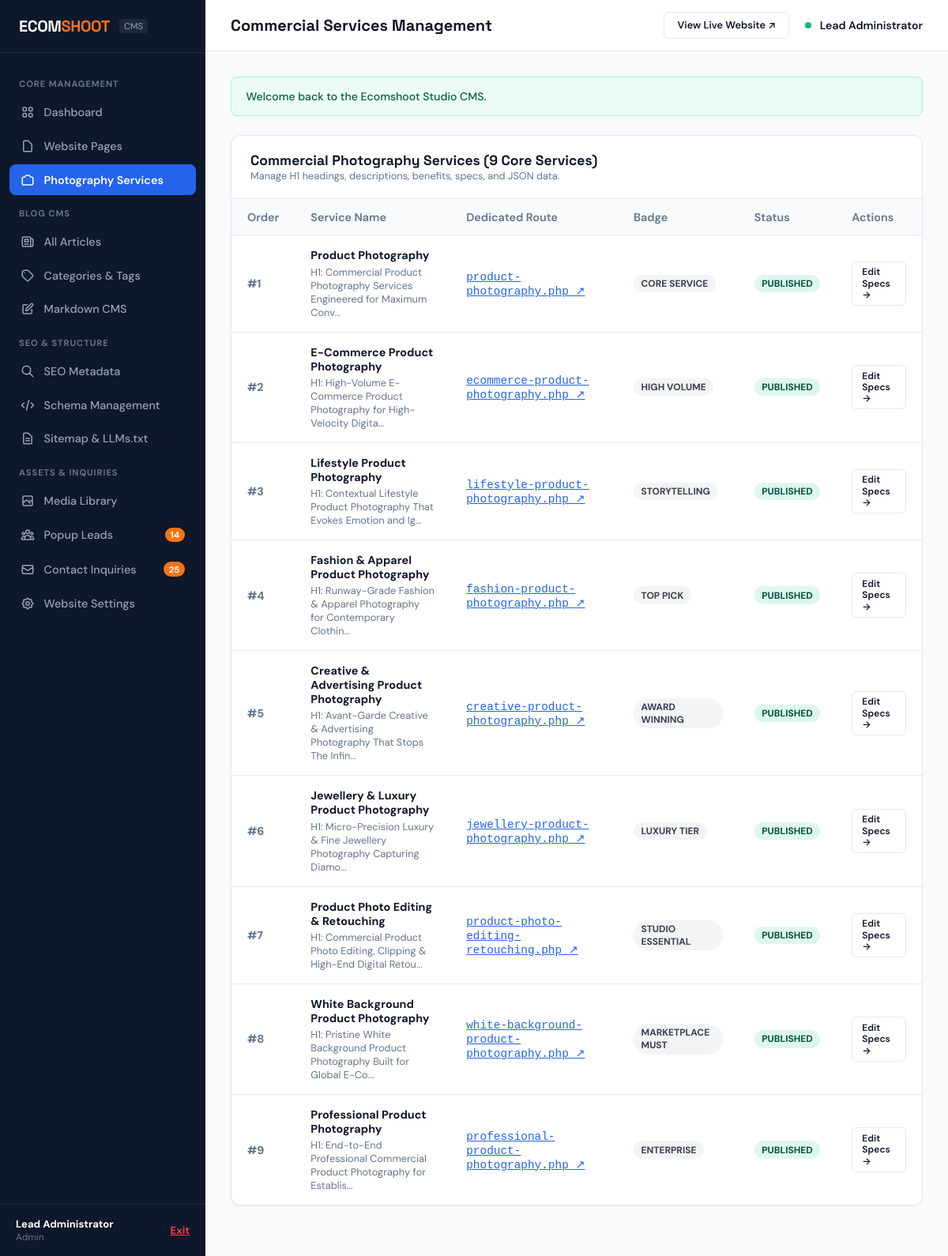
/admin/services (signed in), run on the app's committed database.
### tables this page shows
CREATE TABLE `services` (
  `id` INT AUTO_INCREMENT PRIMARY KEY,
  `title` VARCHAR(200) NOT NULL,
  `slug` VARCHAR(100) NOT NULL UNIQUE,
  `file_name` VARCHAR(100) NOT NULL,
  `h1_heading` VARCHAR(255) NOT NULL,
  `short_description` TEXT NOT NULL,
  `introduction` LONGTEXT NOT NULL,
  `benefits_json` LONGTEXT NULL,
  `features_json` LONGTEXT NULL,
  `industries_json` LONGTEXT NULL,
  `process_json` LONGTEXT NULL,
  `faqs_json` LONGTEXT NULL,
  `related_slugs` VARCHAR(255) NULL,
  `featured_image` VARCHAR(255) NULL,
  `badge` VARCHAR(50) DEFAULT 'Popular',
  `display_order` INT DEFAULT 0,
  `status` ENUM('published', 'draft') DEFAULT 'published',
  `created_at` TIMESTAMP DEFAULT CURRENT_TIMESTAMP,
  `updated_at` TIMESTAMP DEFAULT CURRENT_TIMESTAMP ON UPDATE CURRENT_TIMESTAMP
);

### config/config.php (called while the page is built, shortened)
<?php
function e(?string $string): string {
    return htmlspecialchars($string ?? '', ENT_QUOTES, 'UTF-8');
}
function url(string $path = ''): string {
    $cleanPath = ltrim($path, '/');
    $cleanPath = preg_replace('/\.php$/i', '', $cleanPath);
    return BASE_URL . ($cleanPath ? '/' . $cleanPath : '');
}

### admin/services.php (the view, shortened to what this page needs)
<?php
require_once __DIR__ . '/../config/config.php';
require_once __DIR__ . '/includes/header.php';
$db = Database::getInstance()->getConnection();
$services = $db->query("SELECT * FROM services ORDER BY display_order ASC")->fetchAll(PDO::FETCH_ASSOC);
?>
<div class="admin-card">
  <div class="admin-card-header">
    <div>
      <div class="admin-card-title">Commercial Photography Services (9 Core Services)</div>
      <div style="font-size: 0.8rem; color: var(--admin-text-muted);">Manage H1 headings, descriptions, benefits, specs, and JSON data.</div>
    </div>
  </div>
  <div class="admin-card-body" style="padding: 0;">
    <table class="admin-table">
      <thead>
        <tr>
          <th>Order</th>
          <th>Service Name</th>
          <th>Dedicated Route</th>
          <th>Badge</th>
          <th>Status</th>
          <th>Actions</th>
        </tr>
      </thead>
      <tbody>
        <?php foreach ($services as $s): ?>
          <tr>
            <td style="font-weight: 700; color: var(--admin-text-muted); width: 60px;">#<?= e($s['display_order']) ?></td>
            <td style="font-weight: 700;">
              <?= e($s['title']) ?>
              <div style="font-size: 0.8rem; color: var(--admin-text-muted); font-weight: normal; margin-top: 0.2rem;">
                H1: <?= e(mb_strimwidth($s['h1_heading'], 0, 70, '...')) ?>
              </div>
            </td>
            <td>
              <a href="<?= url($s['file_name']) ?>" target="_blank" style="color: var(--admin-primary); font-family: monospace;">
                <?= e($s['file_name']) ?> &nearr;
              </a>
            </td>
            <td><span class="status-pill status-draft"><?= e($s['badge']) ?></span></td>
            <td><span class="status-pill status-<?= ($s['status'] === 'published') ? 'published' : 'draft' ?>"><?= ucfirst(e($s['status'])) ?></span></td>
            <td>
              <a href="<?= url('admin/service-edit.php?id=' . $s['id']) ?>" class="btn-admin btn-admin-outline" style="font-size: 0.75rem; padding: 0.35rem 0.75rem;">
                Edit Specs &rarr;
              </a>
            </td>
          </tr>
        <?php endforeach; ?>
      </tbody>
    </table>
  </div>
</div>
<?php require_once __DIR__ . '/includes/footer.php'; ?>

### assets/css/admin.css (style rules this page uses)
:root { --admin-sidebar-width: 260px; --admin-header-height: 65px; --admin-bg: #F8FAFC; --admin-sidebar-bg: #0F172A; --admin-sidebar-hover: #1E293B; --admin-card-bg: #FFFFFF; --admin-border: #E2E8F0; --admin-text-main: #0F172A; --admin-text-muted: #64748B; --admin-primary: #2563EB; --admin-primary-hover: #1D4ED8; --admin-coral: #F97316; --admin-success: #10B981; --admin-danger: #EF4444; --admin-warning: #F59E0B; }
body.admin-body { background-color: var(--admin-bg); color: var(--admin-text-main); font-family: 'DM Sans', -apple-system, BlinkMacSystemFont, sans-serif; margin: 0; display: flex; min-height: 100vh; }
.admin-card { background-color: var(--admin-card-bg); border: 1px solid var(--admin-border); border-radius: 12px; overflow: hidden; box-shadow: 0 1px 3px rgba(15, 23, 42, 0.05); margin-bottom: 2rem; }
.admin-card-header { padding: 1.25rem 1.5rem; border-bottom: 1px solid var(--admin-border); display: flex; align-items: center; justify-content: space-between; }
.admin-card-title { font-family: 'Space Grotesk', sans-serif; font-size: 1.1rem; font-weight: 700; }
.admin-card-body { padding: 1.5rem; }
.admin-table { width: 100%; border-collapse: collapse; text-align: left; font-size: 0.9rem; }
.admin-table th { background-color: #F8FAFC; padding: 0.85rem 1.25rem; font-weight: 600; color: var(--admin-text-muted); border-bottom: 1px solid var(--admin-border); }
.admin-table td { padding: 1rem 1.25rem; border-bottom: 1px solid var(--admin-border); vertical-align: middle; }
.admin-table tr:last-child td { border-bottom: none; }
.status-pill { display: inline-block; font-size: 0.75rem; font-weight: 700; padding: 0.2rem 0.6rem; border-radius: 9999px; text-transform: uppercase; }
.status-published, .status-active, .status-converted { background-color: #DEF7EC; color: #03543F; }
.status-draft, .status-inactive { background-color: #F3F4F6; color: #374151; }
.btn-admin { display: inline-flex; align-items: center; gap: 0.4rem; padding: 0.55rem 1rem; font-size: 0.88rem; font-weight: 600; border-radius: 6px; border: 1px solid transparent; cursor: pointer; text-decoration: none; line-height: 1.2; }
.btn-admin-outline { background-color: #FFFFFF; border-color: var(--admin-border); color: var(--admin-text-main); }

### data on the page
services: display_order "1", title "Product Photography", h1_heading "Commercial Product Photography Services Engineered for Maximum Conv...", file_name "product-photography.php", badge "CORE SERVICE", status "PUBLISHED"
services: display_order "2", title "E-Commerce Product Photography", h1_heading "High-Volume E-Commerce Product Photography for High-Velocity Digita...", file_name "ecommerce-product-photography.php", badge "HIGH VOLUME", status "PUBLISHED"
services: display_order "3", title "Lifestyle Product Photography", h1_heading "Contextual Lifestyle Product Photography That Evokes Emotion and Ig...", file_name "lifestyle-product-photography.php", badge "STORYTELLING", status "PUBLISHED"
services: display_order "4", title "Fashion & Apparel Product Photography", h1_heading "Runway-Grade Fashion & Apparel Photography for Contemporary Clothin...", file_name "fashion-product-photography.php", badge "TOP PICK", status "PUBLISHED"
services: display_order "5", title "Creative & Advertising Product Photography", h1_heading "Avant-Garde Creative & Advertising Photography That Stops The Infin...", file_name "creative-product-photography.php", badge "AWARD WINNING", status "PUBLISHED"
services: display_order "6", title "Jewellery & Luxury Product Photography", h1_heading "Micro-Precision Luxury & Fine Jewellery Photography Capturing Diamo...", file_name "jewellery-product-photography.php", badge "LUXURY TIER", status "PUBLISHED"
services: display_order "7", title "Product Photo Editing & Retouching", h1_heading "Commercial Product Photo Editing, Clipping & High-End Digital Retou...", file_name "product-photo-editing-retouching.php", badge "STUDIO ESSENTIAL", status "PUBLISHED"
services: display_order "8", title "White Background Product Photography", h1_heading "Pristine White Background Product Photography Built for Global E-Co...", file_name "white-background-product-photography.php", badge "MARKETPLACE MUST", status "PUBLISHED"
services: display_order "9", title "Professional Product Photography", h1_heading "End-to-End Professional Commercial Product Photography for Establis...", file_name "professional-product-photography.php", badge "ENTERPRISE", status "PUBLISHED"

### other printed values
$newLeadsCount "14"
$unreadCount "25"
$currentAdmin['name'] "Lead Administrator"
$currentAdmin['role'] "Admin"
$adminTitle "Commercial Services Management"
$flash['message'] "Welcome back to the Ecomshoot Studio CMS."
